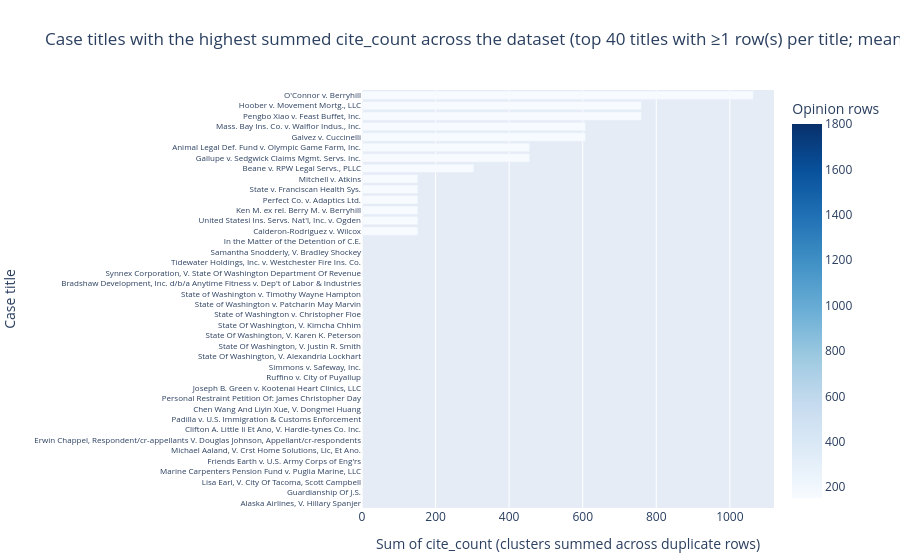

Notebook code cell kept with this figure:
### Markdown cell above
### Question 3 — Top authority titles (dataset-wide)

Summed `cite_count` by case title; title states the mean cite per row.

### Code cell
fig_q3 = charts.fig_q3_top_authorities(df, top_n=45, min_opinion_rows=1)
fig_q3.show(config=charts.GRAPH_CONFIG)

### Figure 1 — Plotly figure (JSON) as saved in the notebook; plotly's stock layout.template omitted (floating-point values rounded to 4 significant figures)
{"data": [{"hovertemplate": "Sum of cite_count (clusters summed across duplicate rows)=%{x}<br>Case title=%{y}<br>Rows in pull for this title=%{marker.color}<extra></extra>", "legendgroup": "", "marker": {"color": [1800, 1800, 1800, 152, 152, 1800, 1800, 1800, 152, 1800, 1800, 1800, 152, 152, 1800, 1800, 1800, 1800, 1800, 1800, 1800, 1800, 1800, 152, 1800, 1800, 152, 152, 152, 152, 152, 152, 152, 152, 152, 152, 152, 152, 152, 152], "coloraxis": "coloraxis", "pattern": {"shape": ""}}, "name": "", "orientation": "h", "showlegend": false, "textposition": "auto", "type": "bar", "x": [0, 0, 0, 0, 0, 0, 0, 0, 0, 0, 0, 0, 0, 0, 0, 0, 0, 0, 0, 0, 0, 0, 0, 0, 0, 0, 152, 152, 152, 152, 152, 152, 304, 456, 456, 608, 608, 760, 760, 1064], "xaxis": "x", "y": ["Alaska Airlines, V. Hillary Spanjer", "Guardianship Of J.S.", "Lisa Earl, V. City Of Tacoma, Scott Campbell", "Marine Carpenters Pension Fund v. Puglia Marine, LLC", "Friends Earth v. U.S. Army Corps of Eng'rs", "Michael Aaland, V. Crst Home Solutions, Llc, Et Ano.", "Erwin Chappel, Respondent/cr-appellants V. Douglas Johnson, Appellant/cr-respondents", "Clifton A. Little Ii Et Ano, V. Hardie-tynes Co. Inc.", "Padilla v. U.S. Immigration & Customs Enforcement", "Chen Wang And Liyin Xue, V. Dongmei Huang", "Personal Restraint Petition Of: James Christopher Day", "Joseph B. Green v. Kootenai Heart Clinics, LLC", "Ruffino v. City of Puyallup", "Simmons v. Safeway, Inc.", "State Of Washington, V. Alexandria Lockhart", "State Of Washington, V. Justin R. Smith", "State Of Washington, V. Karen K. Peterson", "State Of Washington, V. Kimcha Chhim", "State of Washington v. Christopher Floe", "State of Washington v. Patcharin May Marvin", "State of Washington v. Timothy Wayne Hampton", "Bradshaw Development, Inc. d/b/a Anytime Fitness v. Dep't of Labor & Industries", "Synnex Corporation, V. State Of Washington Department Of Revenue", "Tidewater Holdings, Inc. v. Westchester Fire Ins. Co.", "Samantha Snodderly, V. Bradley Shockey", "In the Matter of the Detention of C.E.", "Calderon-Rodriguez v. Wilcox", "United Statesi Ins. Servs. Nat'l, Inc. v. Ogden", "Ken M. ex rel. Berry M. v. Berryhill", "Perfect Co. v. Adaptics Ltd.", "State v. Franciscan Health Sys.", "Mitchell v. Atkins", "Beane v. RPW Legal Servs., PLLC", "Gallupe v. Sedgwick Claims Mgmt. Servs. Inc.", "Animal Legal Def. Fund v. Olympic Game Farm, Inc.", "Galvez v. Cuccinelli", "Mass. Bay Ins. Co. v. Walflor Indus., Inc.", "Pengbo Xiao v. Feast Buffet, Inc.", "Hoober v. Movement Mortg., LLC", "O'Connor v. Berryhill"], "yaxis": "y"}], "layout": {"barmode": "relative", "coloraxis": {"colorbar": {"title": {"text": "Opinion rows"}}, "colorscale": [[0.0, "rgb(247,251,255)"], [0.125, "rgb(222,235,247)"], [0.25, "rgb(198,219,239)"], [0.375, "rgb(158,202,225)"], [0.5, "rgb(107,174,214)"], [0.625, "rgb(66,146,198)"], [0.75, "rgb(33,113,181)"], [0.875, "rgb(8,81,156)"], [1.0, "rgb(8,48,107)"]]}, "legend": {"tracegroupgap": 0}, "margin": {"b": 50, "l": 10, "r": 10, "t": 90}, "title": {"text": "Case titles with the highest summed cite_count across the dataset (top 40 titles with ≥1 row(s) per title; mean cite_count per opinion row = 0.1518)"}, "xaxis": {"anchor": "y", "domain": [0.0, 1.0], "title": {"text": "Sum of cite_count (clusters summed across duplicate rows)"}}, "yaxis": {"anchor": "x", "domain": [0.0, 1.0], "tickfont": {"size": 8}, "title": {"text": "Case title"}}}}
